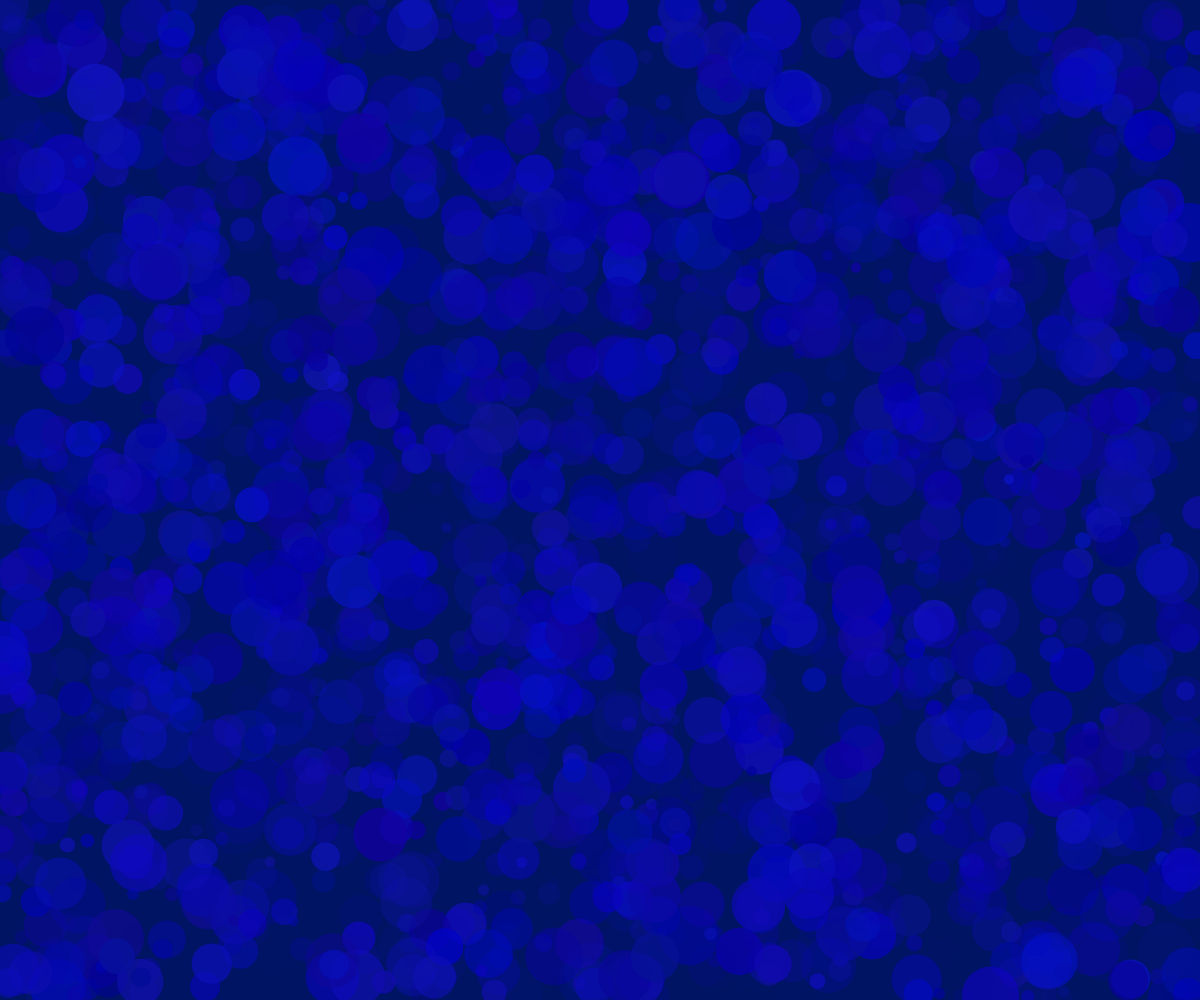
Frame 1 (no input)
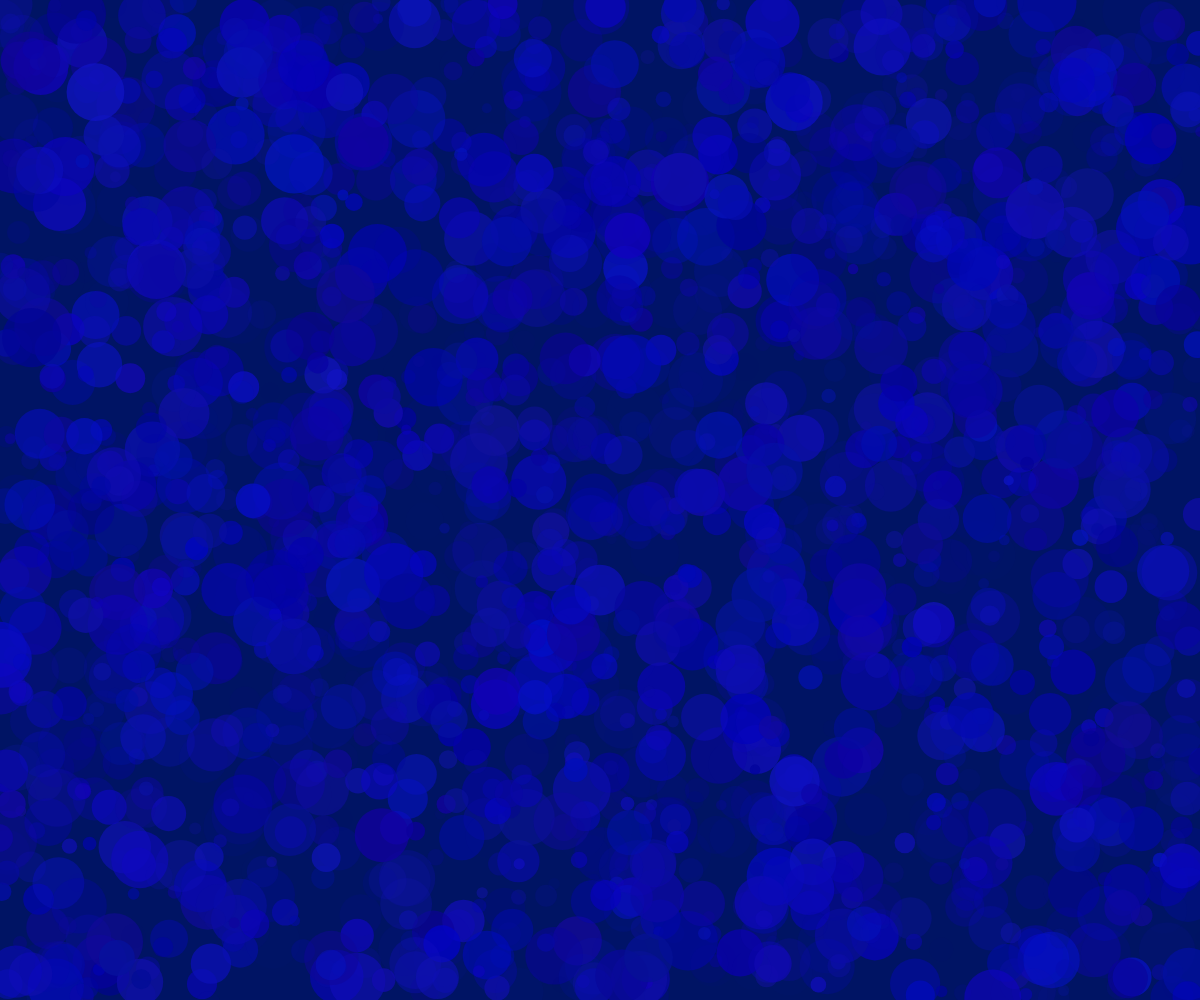
Frame 60 (no input)
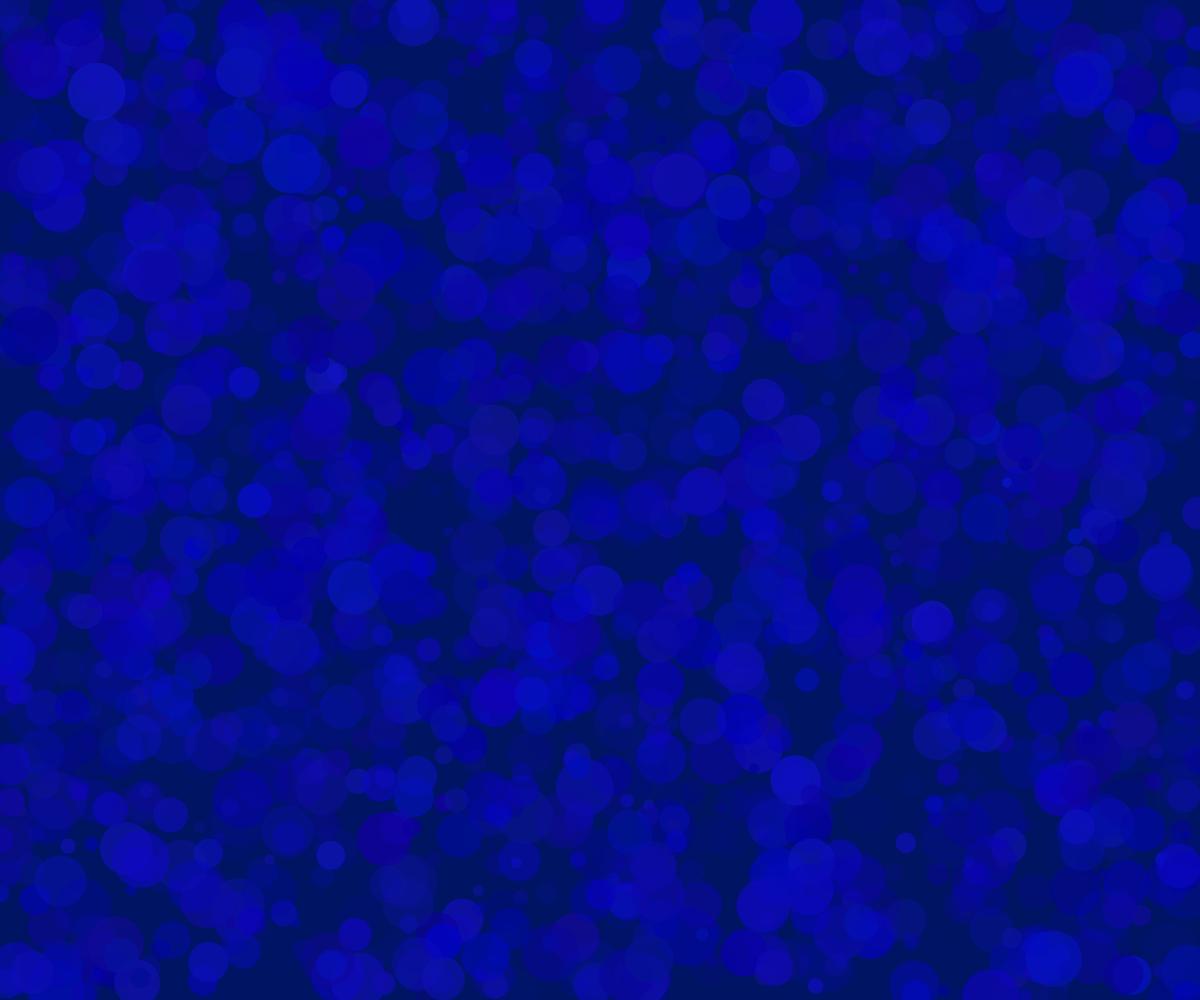
Frame 120 (the mouse pressed at the canvas centre since frame 60)

The p5.js sketch that drew these frames (run headless with seeded random() and noise() and a simulated clock; from frame 60 on, the mouse is pressed at the canvas centre):

// p5.js sketch
// ── sketch.js


let bubble = [];

function setup() {
    createCanvas(windowWidth, windowHeight);




    for (i = 0; i<2000; i++) {

    let x = random(0,windowWidth);
    let y = random(0,windowHeight);

    let r = random(5,30);

	let vx = null;
	let vy = null;

    let fill_ = color(random(0,20),random(0,20),random(150,200),random(0,200));
;


		bubble[i] = new Bubble(x,y,r,vx,vy,fill_)
}

}

function draw() {
	background(0,20,100);

	for (let obj of bubble) { 
		obj.show();
		obj.move();
		// obj.clicked();
	}

}


class Bubble {
	 constructor(x,y,r,vx,vy,fill_) {
		this.x  = x;
		this.y = y;
		this.r = r;
		this.vx = vx;
		this.vy = vy;
		this.fill_ = fill_
	}

	show() {
		fill(this.fill_);
		noStroke();
		ellipse(this.x,this.y,this.r*2);
	}

	move() {
		this.x  = this.x+random(-0.5,0.5);
		this.y  = this.y+random(-0.5,0.5);
	}

	clicked() {
		background(random(0,255));

		if (dist(mouseX,mouseY,this.x,this.y) <= this.r) { 
			this.fill_ = 255;
			console.log(this.fill_);
		}

	}
}


function mouseDragged() { 
	for (let i = 0; i < bubble.length; i++) {
	 bubble[i].clicked();
	}
	}
